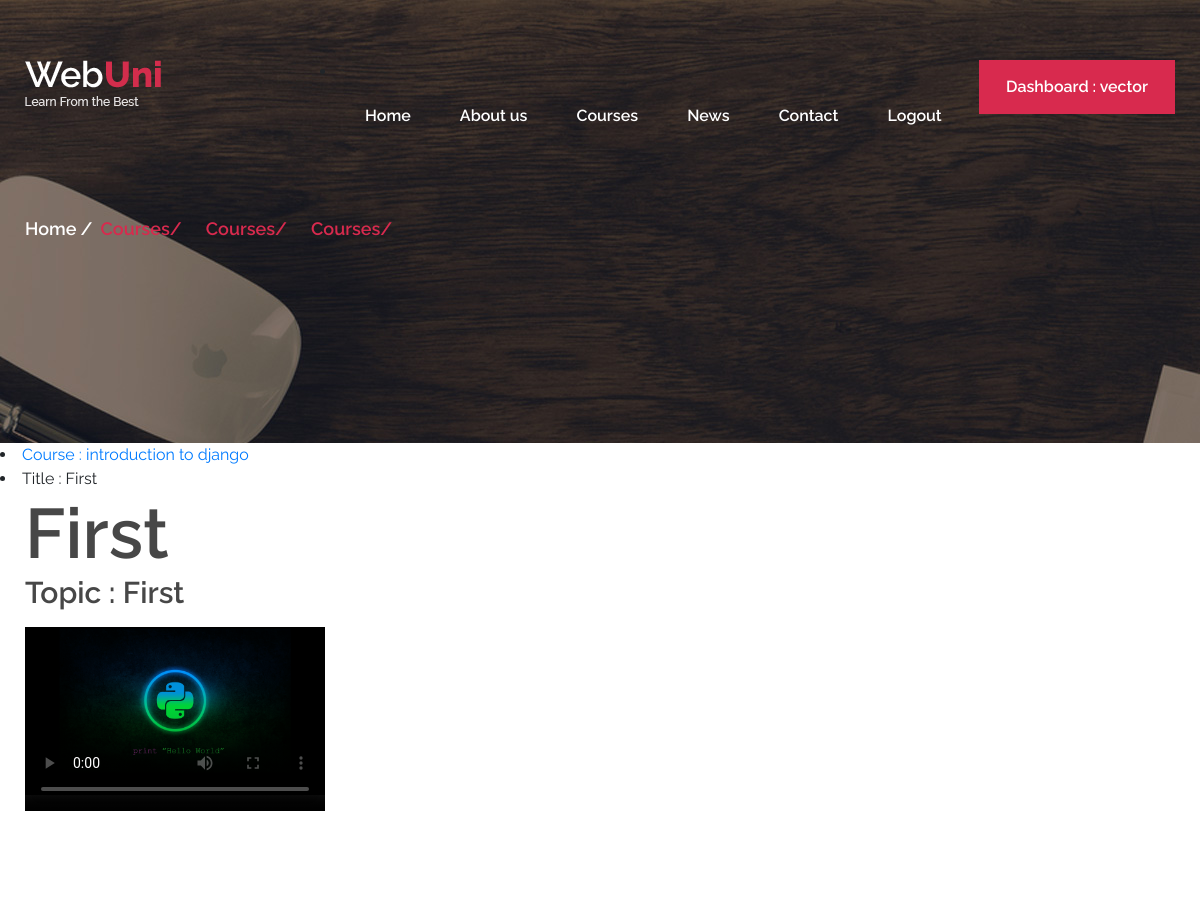
The page /courses/django-101/first/ (signed in, upper part) on the database as committed earlier.
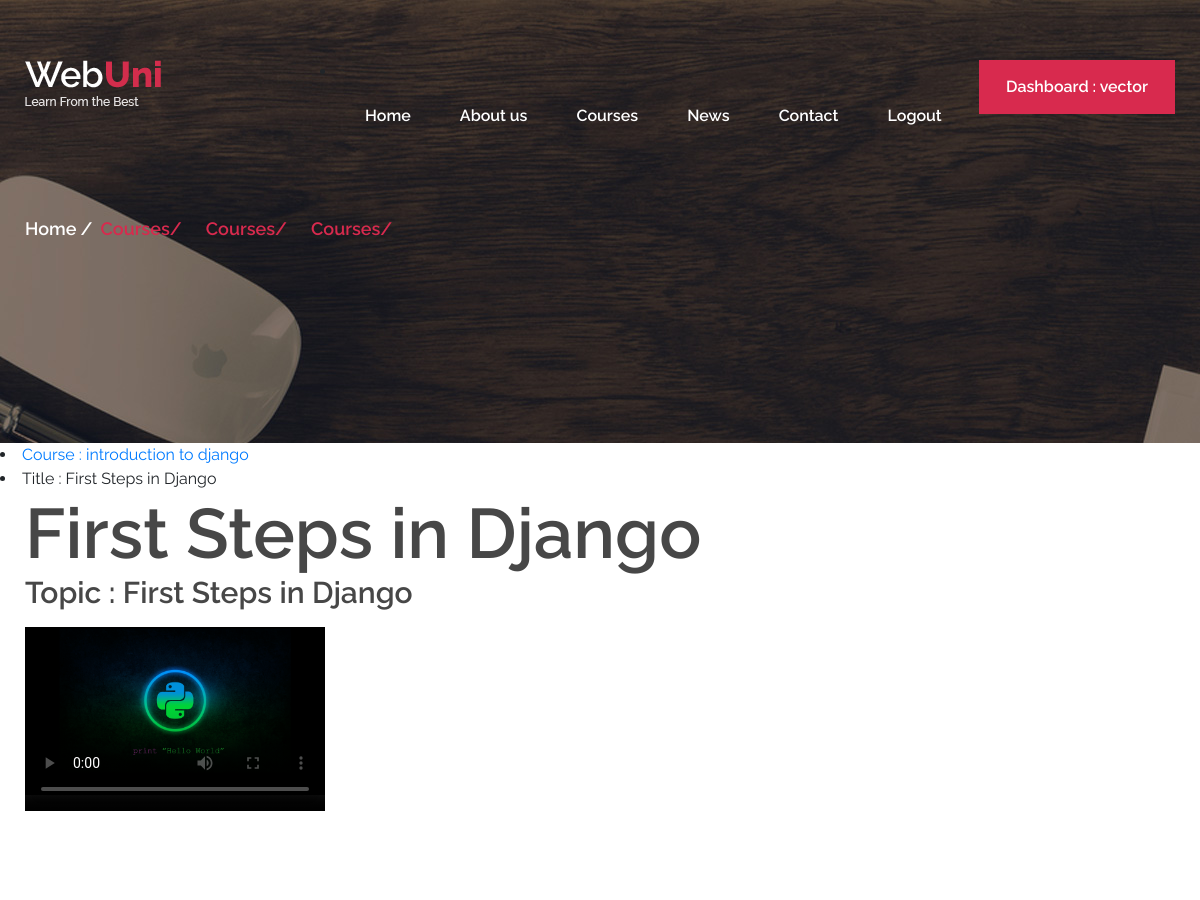
The same page on the database as committed later.
### courses/models.py (models this page shows, shortened)
class Lesson(models.Model):
    slug = models.SlugField()
    title = models.CharField(max_length=30)
    course = models.ForeignKey(Course,on_delete=models.SET_NULL,null=True)
    video_url = models.FileField(upload_to='videos/', null=True)
    thumbnail = models.ImageField()
    position = models.IntegerField()

class Course(models.Model):
    creator = models.ForeignKey(User,on_delete = models.CASCADE)
    slug = models.SlugField()
    title = models.CharField(max_length=30)
    category = models.ForeignKey(Category,on_delete=models.CASCADE)
    description = models.TextField(max_length=400)
    created_time = models.DateTimeField(auto_now=True)
    duration = models.CharField(max_length=10,help_text = 'please use the following formats : 1 Week or 1 Month')
    starting_date = models.DateField(null=True)
    ending_date = models.DateField(null=True)
    allowed_memberships = models.ManyToManyField(Membership,related_name='membershipsallowed')
    def get_absolute_url(self):
        return reverse("courses:course_detail", kwargs={"slug": self.slug})

### courses/views.py (the view)
# urls.py: path('courses/<course_slug>/<lesson_slug>/', LessonDetailView.as_view(), name='lesson_detail'),
class LessonDetailView(View,LoginRequiredMixin):
    def get(self, request, course_slug, lesson_slug, *args, **kwargs):
        course = get_object_or_404(Course, slug=course_slug)
        lesson = get_object_or_404(Lesson, slug=lesson_slug)
        user_membership = get_object_or_404(UserMembership, user=request.user)
        user_membership_type = user_membership.membership.membership_type
        course_allowed_membership_type = course.allowed_memberships.all()
        print(course_allowed_membership_type.filter(membership_type=user_membership_type))
        context = { 'lesson': None }
        if course_allowed_membership_type.filter(membership_type=user_membership_type).exists():
            context = {'lesson': lesson}
        return render(request, "courses/lesson_detail.html", context)

### memberships/models.py (called while the page is built)
    def __str__(self):
        return self.membership_type

### courses/templates/courses/lesson_detail.html (shortened to what this page needs)
{% extends 'base.html' %}
{% load staticfiles %}
{% block content %}
<div class="page-info-section set-bg" data-setbg="{% static 'webuni/img/page-bg/2.jpg' %}">
  <div class="container">
    <div class="site-breadcrumb">
      <a href="#">Home</a>
      <span>Courses/</span>
      <span>Courses/</span>
      <span>Courses/</span>
    </div>
  </div>
</div>
  {% if lesson is not None %}
	<li><a href="{{ lesson.course.get_absolute_url }}">Course : {{ lesson.course.title }}</a></li>
	<li>Title : {{ lesson.title }}</li>
  {% endif %}
	<div class='container'>
		<h1>{{ lesson.title }}</h1>
		<div class='row'>
			<div class='col-sm-6 col-md-6'>
				{% if lesson is not None %}
				<h3>Topic : {{ lesson.title }}</h3>
				<video controls
					   controlsList="nodownload"
					   poster="{{ lesson.thumbnail.url }}"
				       src="/static/{{ lesson.video_url }}"
				       width="300"
				       height="200">
				</video>
				{% else %}
				<h3>Upgrade membership</h3>
				<p>To view this course you'll need to upgrade your membership</p>
				<br>
				<a href="{% url 'memberships:select_membership' %}"><button class="btn btn-warning">Upgrade Membership</button></a>
				<hr>
				{% endif %}
			</div>
		</div>
	</div>
{% endblock content %}

Rows that differ between the two databases and show on the page:
changed Lesson "introduction to django": title "First" → "First Steps in Django"
